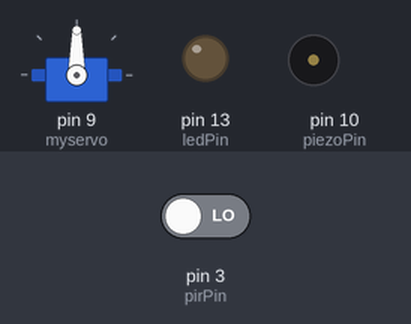
Bench run of a sketch on a simulated Arduino Uno, built with avr-gcc and run on an emulated ATmega328P. Shown: servo, output pins drawn as LEDs (lit = HIGH), buzzer (waves = sounding). The test bench sets the inputs (shaded band); at power-on: pin 3 (pirPin) LOW. What the sketch prints to the serial monitor is not drawn.

Above: at 8.2 s.
8.3 s: pin 3 (pirPin) driven HIGH
At 8.76 s:
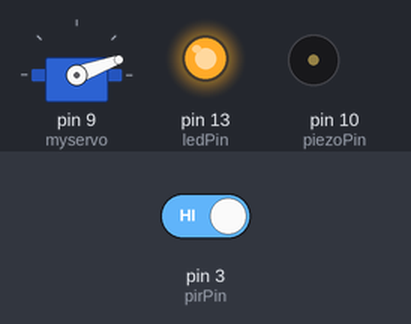
At 10.5 s:
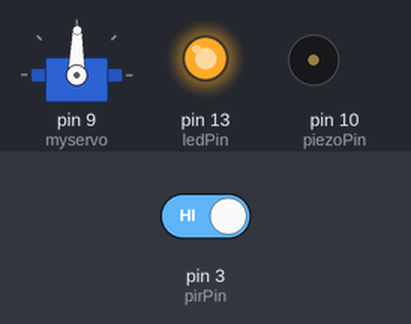
Timing chart, 0 to 12.0 s (numbered marks = the images above; inputs shaded):
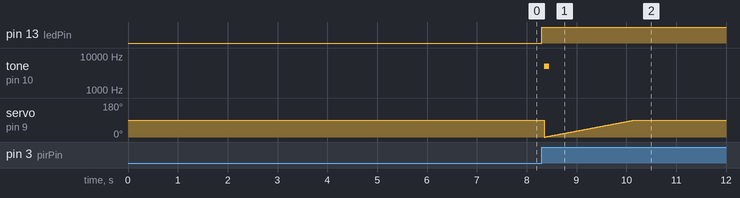

Measured:
- after the input at 8.3 s, pin 13 (ledPin): LOW → HIGH at once; tone on pin 10 (piezoPin): silent → 5000 Hz after 0.05 s, → silent 0.10 s later

The sketch:

PIR_LED_Servo.ino
```cpp
// (licence header left out)
/////////////////////////////
//VARS
 #include <Servo.h>
 Servo myservo;  // create servo object to control a servo
                // a maximum of eight servo objects can be created

int pos = 0;    // variable to store the servo position
//the time we give the sensor to calibrate (10-60 secs according to the datasheet)
int calibrationTime = 7;

//the time when the sensor outputs a low impulse
long unsigned int lowIn;

//the amount of milliseconds the sensor has to be low
//before we assume all motion has stopped
long unsigned int pause = 5000;

boolean lockLow = true;
boolean takeLowTime;
int piezoPin = 10;
int pirPin = 3;    //the digital pin connected to the PIR sensor's output
int ledPin = 13;


/////////////////////////////
//SETUP
void setup(){
  Serial.begin(9600);
  pinMode(pirPin, INPUT);
  pinMode(ledPin, OUTPUT);
  pinMode(piezoPin, OUTPUT);
  digitalWrite(pirPin, LOW);

  //give the sensor some time to calibrate
  Serial.print("calibrating sensor ");
    for(int i = 0; i < calibrationTime; i++){
      Serial.print(".");
      delay(1000);
      }
    Serial.println(" done");
    Serial.println("SENSOR ACTIVE");
    delay(50);

    myservo.attach(9);  // attaches the servo on pin 9 to the servo object
  }

////////////////////////////
//LOOP
void loop(){

     if(digitalRead(pirPin) == HIGH){
       digitalWrite(ledPin, HIGH);   //the led visualizes the sensors output pin state

       if(lockLow){
         //makes sure we wait for a transition to LOW before any further output is made:
         lockLow = false;
         Serial.println("---");
         Serial.print("motion detected at ");
         Serial.print(millis()/1000);
         Serial.println(" sec");
         delay(50);

                tone(10, 5000, 100);

       for(pos = 0; pos < 90; pos += 1)  // goes from 0 degrees to 65 degrees
  {                                  // in steps of 1 degree
    myservo.write(pos);              // tell servo to go to position in variable 'pos'
    delay(20);                       // waits 15ms for the servo to reach the position
  }

     }
         takeLowTime = true;

     }

     if(digitalRead(pirPin) == LOW){

       if(takeLowTime){
        lowIn = millis();          //save the time of the transition from high to LOW
        takeLowTime = false;       //make sure this is only done at the start of a LOW phase
        }
       //if the sensor is low for more than the given pause,
       //we assume that no more motion is going to happen
       if(!lockLow && millis() - lowIn > pause){
           //makes sure this block of code is only executed again after
           //a new motion sequence has been detected
           lockLow = true;
 digitalWrite(ledPin, LOW);
  for(pos = 65; pos>=1; pos-=1)     // goes from 65 degrees to 0 degrees
  {
    myservo.write(pos);              // tell servo to go to position in variable 'pos'
    delay(20);                       // waits 15ms for the servo to reach the position
  }
           Serial.print("motion ended at ");      //output
           Serial.print((millis() - pause)/1000);
           Serial.println(" sec");
           delay(50);
           }

       }

  }
```
